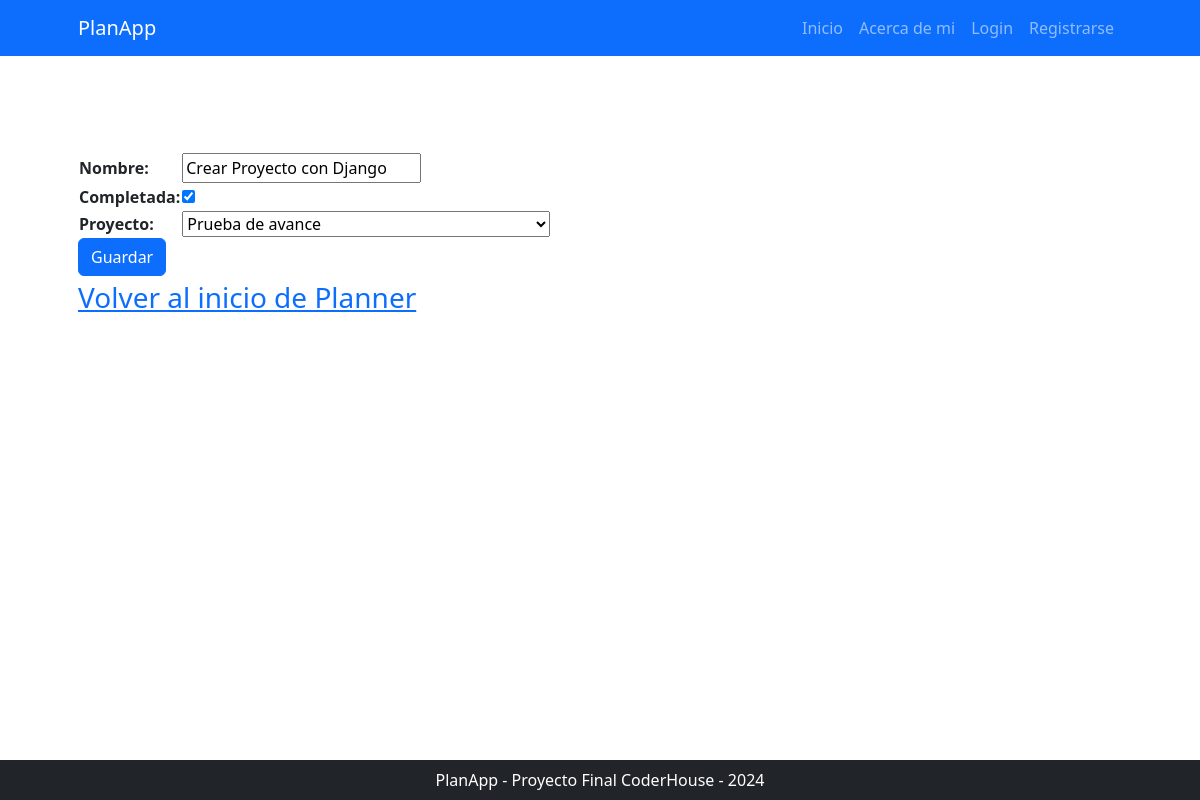
/planner/tarea/update/1, run on the app's committed database.
### planner/models.py (models this page shows, shortened)
class Tarea(models.Model):
    nombre = models.CharField(max_length=200)
    completada = models.BooleanField(default=False)
    proyecto = models.ForeignKey(Proyecto, related_name='related_tareas', on_delete=models.CASCADE, null=True, blank=True)

class Proyecto(models.Model):
    nombre = models.CharField(max_length=50, unique=True)
    descripcion = models.CharField(max_length=250, null=True, blank=True, verbose_name="descripción")
    fecha_inicio = models.DateField(null=True, blank=True, default=timezone.now)
    fecha_fin = models.DateField(null=True, blank=True, default=timezone.now)
    responsable = models.ForeignKey(User, on_delete=models.SET_NULL, null=True, blank=True, related_name='proyectos_responsable')
    def __str__(self) -> str:
        return self.nombre

### planner/views.py (the view)
# urls.py: path("tarea/update/<int:pk>", views.TareaUpdate.as_view(), name="tarea_update"),
class TareaUpdate(UpdateView, LoginRequiredMixin):
    model = models.Tarea
    form_class = forms.TareaForm
    success_url = reverse_lazy("planner:tarea_list")

### planner/forms.py
class TareaForm(forms.ModelForm):
    class Meta:
        model = models.Tarea
        fields = "__all__"

### planner/templates/planner/tarea_form.html (shortened to what this page needs)
{% extends 'core/base.html' %}
{% block contenido %}
    <form method="post">
        <table>
            {{ form.as_table }}
        </table>
        <button type="submit" class="btn btn-primary">Guardar</button>
    </form>
    <div class="fs-3 pb-4">
        <a href="{% url 'planner:home' %}">Volver al inicio de Planner</a>
    </div>
{% endblock contenido %}

### data on the page
Tarea: nombre "Crear Proyecto con Django", completada "☑", proyecto "Prueba de avance"
